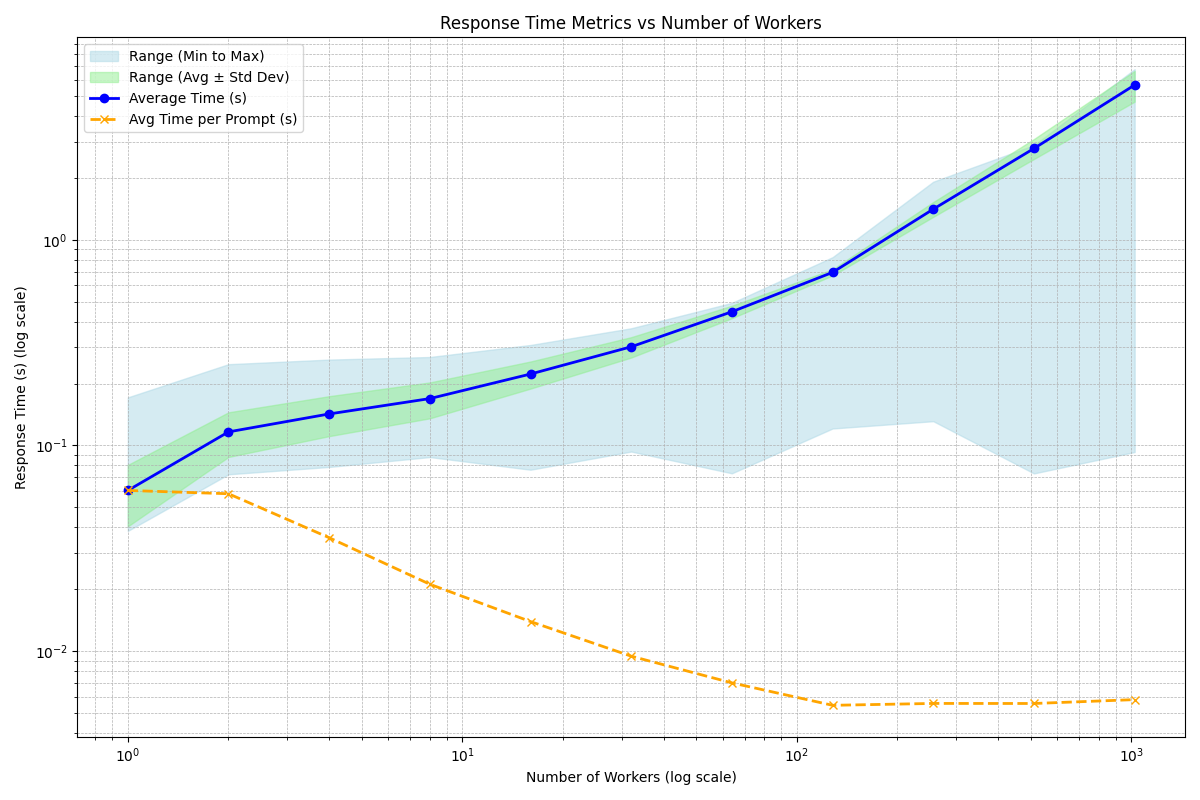

Write the Python code that produced this figure.
import matplotlib.pyplot as plt
import numpy as np

if __name__ == "__main__":
    data = [
        {
            "workers": 1,
            "successful_requests": 10240,
            "failed_requests": 0,
            "avg_time_per_prompt_s": 60.4257 / 1000,
            "avg_time_s": 0.0604,
            "std_dev_s": 0.0200,
            "max_time_s": 0.1713,
            "min_time_s": 0.0384
        },
        {
            "workers": 2,
            "successful_requests": 10240,
            "failed_requests": 0,
            "avg_time_per_prompt_s": 58.2312 / 1000,
            "avg_time_s": 0.1164,
            "std_dev_s": 0.0285,
            "max_time_s": 0.2484,
            "min_time_s": 0.0724
        },
        {
            "workers": 4,
            "successful_requests": 10240,
            "failed_requests": 0,
            "avg_time_per_prompt_s": 35.5944 / 1000,
            "avg_time_s": 0.1423,
            "std_dev_s": 0.0313,
            "max_time_s": 0.2615,
            "min_time_s": 0.0786
        },
        {
            "workers": 8,
            "successful_requests": 10240,
            "failed_requests": 0,
            "avg_time_per_prompt_s": 21.1380 / 1000,
            "avg_time_s": 0.1690,
            "std_dev_s": 0.0335,
            "max_time_s": 0.2692,
            "min_time_s": 0.0878
        },
        {
            "workers": 16,
            "successful_requests": 10240,
            "failed_requests": 0,
            "avg_time_per_prompt_s": 13.9174 / 1000,
            "avg_time_s": 0.2225,
            "std_dev_s": 0.0335,
            "max_time_s": 0.3080,
            "min_time_s": 0.0762
        },
        {
            "workers": 32,
            "successful_requests": 10240,
            "failed_requests": 0,
            "avg_time_per_prompt_s": 9.4464 / 1000,
            "avg_time_s": 0.3019,
            "std_dev_s": 0.0343,
            "max_time_s": 0.3714,
            "min_time_s": 0.0934
        },
        {
            "workers": 64,
            "successful_requests": 10240,
            "failed_requests": 0,
            "avg_time_per_prompt_s": 7.0053 / 1000,
            "avg_time_s": 0.4469,
            "std_dev_s": 0.0312,
            "max_time_s": 0.4936,
            "min_time_s": 0.0732
        },
        {
            "workers": 128,
            "successful_requests": 10240,
            "failed_requests": 0,
            "avg_time_per_prompt_s": 5.4495 / 1000,
            "avg_time_s": 0.6945,
            "std_dev_s": 0.0239,
            "max_time_s": 0.8233,
            "min_time_s": 0.1209
        },
        {
            "workers": 256,
            "successful_requests": 10240,
            "failed_requests": 0,
            "avg_time_per_prompt_s": 5.5655 / 1000,
            "avg_time_s": 1.4098,
            "std_dev_s": 0.1167,
            "max_time_s": 1.9166,
            "min_time_s": 0.1312
        },
        {
            "workers": 512,
            "successful_requests": 10240,
            "failed_requests": 0,
            "avg_time_per_prompt_s": 5.5620 / 1000,
            "avg_time_s": 2.7808,
            "std_dev_s": 0.3098,
            "max_time_s": 2.8837,
            "min_time_s": 0.0731
        },
        {
            "workers": 1024,
            "successful_requests": 10240,
            "failed_requests": 0,
            "avg_time_per_prompt_s": 5.8083 / 1000,
            "avg_time_s": 5.6600,
            "std_dev_s": 0.9631,
            "max_time_s": 6.7586,
            "min_time_s": 0.0929
        }
    ]

    # Extract data
    workers = [entry["workers"] for entry in data]
    avg_time_s = [entry["avg_time_s"] for entry in data]
    avg_time_per_prompt_s = [entry["avg_time_per_prompt_s"] for entry in data]
    std_dev_s = [entry["std_dev_s"] for entry in data]
    min_time_s = [entry["min_time_s"] for entry in data]
    max_time_s = [entry["max_time_s"] for entry in data]

    # Calculate bounds for avg ± std_dev
    avg_minus_std = [avg - std for avg, std in zip(avg_time_s, std_dev_s)]
    avg_plus_std = [avg + std for avg, std in zip(avg_time_s, std_dev_s)]

    # Plot
    plt.figure(figsize=(12, 8))

    # Plot the range (min to max) as bars
    plt.fill_between(workers, min_time_s, max_time_s, color='lightblue', alpha=0.5, label="Range (Min to Max)")

    # Plot the range (avg ± std_dev) as bars
    plt.fill_between(workers, avg_minus_std, avg_plus_std, color='lightgreen', alpha=0.5, label="Range (Avg ± Std Dev)")

    # Plot the average time as a line
    plt.plot(workers, avg_time_s, label="Average Time (s)", color="blue", marker="o", linewidth=2)

    # Plot the average time per prompt as a line
    plt.plot(workers, avg_time_per_prompt_s, label="Avg Time per Prompt (s)", color="orange", marker="x", linestyle="--", linewidth=2)

    # Configure plot
    plt.xscale("log")
    plt.yscale("log")
    plt.xlabel("Number of Workers (log scale)")
    plt.ylabel("Response Time (s) (log scale)")
    plt.title("Response Time Metrics vs Number of Workers")
    plt.legend()
    plt.grid(True, which="both", linestyle="--", linewidth=0.5)
    plt.tight_layout()

    # Show plot
    plt.savefig("stress-test-plot.png")
    plt.close()
